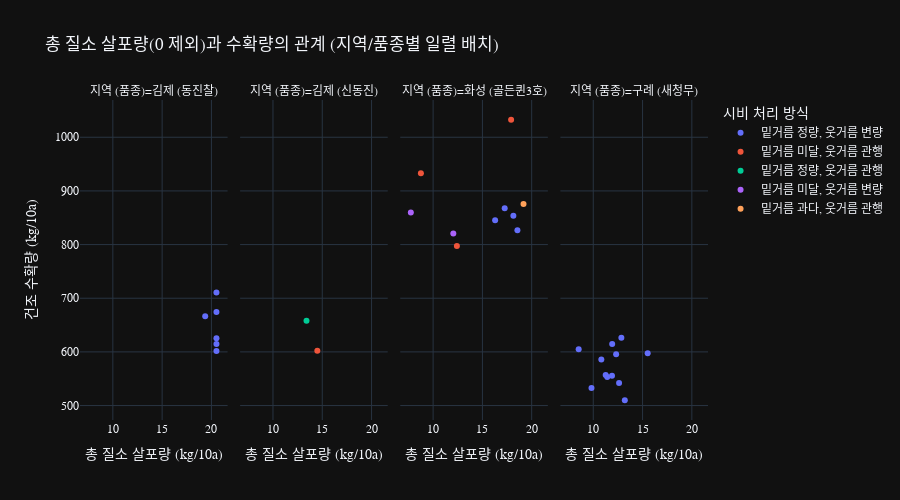

The notebook cell this image was saved under:
### Markdown cell above
### 질소 시비량과 수확량 상관 분석

### Code cell
import pandas as pd
import plotly.express as px

# 1. 'df'가 메모리에 있다고 가정합니다.
# (안정성을 위해 df 로드 및 전처리 코드 포함)
try:
    if 'df' not in locals() or df.empty:
         print("DataFrame 'df'를 다시 로드합니다.")
         df = pd.read_csv("25년_수확량 통계.csv")
    else:
         print("기존 DataFrame 'df'를 사용합니다.")
except NameError:
    print("DataFrame 'df'를 새로 로드합니다.")
    df = pd.read_csv("25년_수확량 통계.csv")

# 2. 분석에 필요한 컬럼들 전처리
try:
    # 수치형 열
    df['총 질소 살포량(kg/10a)'] = pd.to_numeric(df['총 질소 살포량(kg/10a)'].astype(str).str.replace(',', '').str.strip(), errors='coerce')
    df['건조 수확량(kg/10a)'] = pd.to_numeric(df['건조 수확량(kg/10a)'].astype(str).str.replace(',', '').str.strip(), errors='coerce')

    # 범주형 열
    df['지역'] = df['지역'].str.strip()
    df['품종'] = df['품종'].str.strip()
    df['시비 처리'] = df['시비 처리'].str.strip()
    df['코드번호'] = df['코드번호'].str.strip()

except Exception as e:
    print(f"데이터 전처리 중 오류 발생: {e}")
    raise

df_25 = df[df['년도'] == 2025].reset_index(drop=True)

# 3. 산점도를 위한 데이터 준비 (분석에 필요한 모든 컬럼에 결측치가 없는 행만 선택)
# 3.1. [NEW] '총 질소 살포량'이 0보다 큰 데이터만 필터링 (0 및 NA 제외)
df_filtered = df_25[df_25['총 질소 살포량(kg/10a)'] > 0].copy()
print(f"\n원본 {len(df_25)}개 중, 0보다 큰 질소 살포량 데이터 {len(df_filtered)}개 필터링.")

# 3.2. '총 질소 살포량' > 0 인 데이터 중에서 나머지 핵심 컬럼의 결측치(NA) 제거
key_columns = ['총 질소 살포량(kg/10a)', '건조 수확량(kg/10a)', '지역', '품종', '시비 처리', '코드번호']
plot_data_full = df_filtered.dropna(subset=key_columns).copy()
print(f"{len(df_filtered)}개 중, 수확량/품종 등 나머지 결측치 제거 후 최종 {len(plot_data_full)}개로 차트 생성.")

# 4. '지역'과 '품종'을 결합한 새 열 생성 (이전과 동일)
plot_data_full['지역_품종'] = plot_data_full['지역'] + ' (' + plot_data_full['품종'] + ')'

# 5. Plotly 시각화 (이전과 동일)
fig = px.scatter(
    plot_data_full,
    x='총 질소 살포량(kg/10a)',
    y='건조 수확량(kg/10a)',
    facet_col='지역_품종',
    color='시비 처리',
    hover_data=['코드번호'],
    labels={
        "총 질소 살포량(kg/10a)": "총 질소 살포량 (kg/10a)",
        "건조 수확량(kg/10a)": "건조 수확량 (kg/10a)",
        "지역_품종": "지역 (품종)",
        "시비 처리": "시비 처리 방식"
    },
    title="총 질소 살포량(0 제외)과 수확량의 관계 (지역/품종별 일렬 배치)"
)

# 6. 차트 레이아웃 가독성 높이기 (이전과 동일)
fig.update_layout(
    height=500,
    font=dict(family="Malgun Gothic, AppleGGothic, sans-serif")
)
fig.update_xaxes(title_text="총 질소 살포량 (kg/10a)")
fig.show()


image_filename = "총 질소 살포량 vs 수확량 상관관계.png"
fig.write_image(
        image_filename,
        width=1200,
        height=600,
        scale=2  # 2배 해상도
    )

# 4. 상관 계수 계산
corr_data = df_filtered[['총 질소 살포량(kg/10a)', '건조 수확량(kg/10a)']].dropna()

if len(corr_data) > 2:
    correlation_matrix = corr_data.corr(method='pearson')
    correlation = correlation_matrix.loc['총 질소 살포량(kg/10a)', '건조 수확량(kg/10a)']

    print(f"분석에 사용된 유효 데이터 수: {len(corr_data)}")
    print(f"피어슨 상관 계수: {correlation:.6f}")
else:
    print("상관분석을 수행하기에 유효한 데이터 수가 부족합니다.")

### Figure 1 — Plotly figure (JSON) as saved in the notebook; plotly's stock layout.template omitted (floating-point values rounded to 4 significant figures)
{"data": [{"customdata": [["GJ-R1"], ["GJ-R2"], ["GJ-R3"], ["GJ-R4"], ["GJ-R5"], ["GJ-R6"]], "hovertemplate": "시비 처리 방식=밑거름 정량, 웃거름 변량<br>지역 (품종)=김제 (동진찰)<br>총 질소 살포량 (kg/10a)=%{x}<br>건조 수확량 (kg/10a)=%{y}<br>코드번호=%{customdata[0]}<extra></extra>", "legendgroup": "밑거름 정량, 웃거름 변량", "marker": {"color": "#636efa", "symbol": "circle"}, "mode": "markers", "name": "밑거름 정량, 웃거름 변량", "orientation": "v", "showlegend": true, "x": [20.51, 20.51, 20.51, 19.37, 20.51, 20.51], "xaxis": "x", "y": [614.8, 710.5, 601.7, 666.3, 625.4, 674.5], "yaxis": "y", "type": "scatter"}, {"customdata": [["HS-R1"], ["HS-R2"], ["HS-R5"], ["HS-R7"]], "hovertemplate": "시비 처리 방식=밑거름 정량, 웃거름 변량<br>지역 (품종)=화성 (골든퀸3호)<br>총 질소 살포량 (kg/10a)=%{x}<br>건조 수확량 (kg/10a)=%{y}<br>코드번호=%{customdata[0]}<extra></extra>", "legendgroup": "밑거름 정량, 웃거름 변량", "marker": {"color": "#636efa", "symbol": "circle"}, "mode": "markers", "name": "밑거름 정량, 웃거름 변량", "orientation": "v", "showlegend": false, "x": [16.29, 17.26, 18.14, 18.55], "xaxis": "x3", "y": [845.3, 867.8, 853.5, 826.9], "yaxis": "y3", "type": "scatter"}, {"customdata": [["GR-01"], ["GR-02"], ["GR-03"], ["GR-04"], ["GR-05"], ["GR-06"], ["GR-07"], ["GR-08"], ["GR-09"], ["GR-10"], ["GR-11"], ["GR-12"]], "hovertemplate": "시비 처리 방식=밑거름 정량, 웃거름 변량<br>지역 (품종)=구례 (새청무)<br>총 질소 살포량 (kg/10a)=%{x}<br>건조 수확량 (kg/10a)=%{y}<br>코드번호=%{customdata[0]}<extra></extra>", "legendgroup": "밑거름 정량, 웃거름 변량", "marker": {"color": "#636efa", "symbol": "circle"}, "mode": "markers", "name": "밑거름 정량, 웃거름 변량", "orientation": "v", "showlegend": false, "x": [10.82, 11.92, 11.26, 12.62, 9.82, 12.32, 11.9, 13.2, 11.42, 12.85, 15.52, 8.52], "xaxis": "x4", "y": [586.0, 614.8, 557.1, 542.1, 532.6, 595.6, 555.6, 509.9, 553.0, 626.2, 597.4, 604.8], "yaxis": "y4", "type": "scatter"}, {"customdata": [["GJ-R7"]], "hovertemplate": "시비 처리 방식=밑거름 미달, 웃거름 관행<br>지역 (품종)=김제 (신동진)<br>총 질소 살포량 (kg/10a)=%{x}<br>건조 수확량 (kg/10a)=%{y}<br>코드번호=%{customdata[0]}<extra></extra>", "legendgroup": "밑거름 미달, 웃거름 관행", "marker": {"color": "#EF553B", "symbol": "circle"}, "mode": "markers", "name": "밑거름 미달, 웃거름 관행", "orientation": "v", "showlegend": true, "x": [14.5], "xaxis": "x2", "y": [602.2], "yaxis": "y2", "type": "scatter"}, {"customdata": [["HS-R4"], ["HS-R8"], ["HS-R10"]], "hovertemplate": "시비 처리 방식=밑거름 미달, 웃거름 관행<br>지역 (품종)=화성 (골든퀸3호)<br>총 질소 살포량 (kg/10a)=%{x}<br>건조 수확량 (kg/10a)=%{y}<br>코드번호=%{customdata[0]}<extra></extra>", "legendgroup": "밑거름 미달, 웃거름 관행", "marker": {"color": "#EF553B", "symbol": "circle"}, "mode": "markers", "name": "밑거름 미달, 웃거름 관행", "orientation": "v", "showlegend": false, "x": [8.76, 17.91, 12.41], "xaxis": "x3", "y": [933.0, 1033.0, 797.3], "yaxis": "y3", "type": "scatter"}, {"customdata": [["GJ-R8"]], "hovertemplate": "시비 처리 방식=밑거름 정량, 웃거름 관행<br>지역 (품종)=김제 (신동진)<br>총 질소 살포량 (kg/10a)=%{x}<br>건조 수확량 (kg/10a)=%{y}<br>코드번호=%{customdata[0]}<extra></extra>", "legendgroup": "밑거름 정량, 웃거름 관행", "marker": {"color": "#00cc96", "symbol": "circle"}, "mode": "markers", "name": "밑거름 정량, 웃거름 관행", "orientation": "v", "showlegend": true, "x": [13.4], "xaxis": "x2", "y": [657.9], "yaxis": "y2", "type": "scatter"}, {"customdata": [["HS-R3"], ["HS-R9"]], "hovertemplate": "시비 처리 방식=밑거름 미달, 웃거름 변량<br>지역 (품종)=화성 (골든퀸3호)<br>총 질소 살포량 (kg/10a)=%{x}<br>건조 수확량 (kg/10a)=%{y}<br>코드번호=%{customdata[0]}<extra></extra>", "legendgroup": "밑거름 미달, 웃거름 변량", "marker": {"color": "#ab63fa", "symbol": "circle"}, "mode": "markers", "name": "밑거름 미달, 웃거름 변량", "orientation": "v", "showlegend": true, "x": [7.74, 12.05], "xaxis": "x3", "y": [859.7, 820.8], "yaxis": "y3", "type": "scatter"}, {"customdata": [["HS-R6"]], "hovertemplate": "시비 처리 방식=밑거름 과다, 웃거름 관행<br>지역 (품종)=화성 (골든퀸3호)<br>총 질소 살포량 (kg/10a)=%{x}<br>건조 수확량 (kg/10a)=%{y}<br>코드번호=%{customdata[0]}<extra></extra>", "legendgroup": "밑거름 과다, 웃거름 관행", "marker": {"color": "#FFA15A", "symbol": "circle"}, "mode": "markers", "name": "밑거름 과다, 웃거름 관행", "orientation": "v", "showlegend": true, "x": [19.17], "xaxis": "x3", "y": [875.6], "yaxis": "y3", "type": "scatter"}], "layout": {"xaxis": {"anchor": "y", "domain": [0.0, 0.235], "title": {"text": "총 질소 살포량 (kg/10a)"}}, "yaxis": {"anchor": "x", "domain": [0.0, 1.0], "title": {"text": "건조 수확량 (kg/10a)"}}, "xaxis2": {"anchor": "y2", "domain": [0.255, 0.49], "matches": "x", "title": {"text": "총 질소 살포량 (kg/10a)"}}, "yaxis2": {"anchor": "x2", "domain": [0.0, 1.0], "matches": "y", "showticklabels": false}, "xaxis3": {"anchor": "y3", "domain": [0.51, 0.745], "matches": "x", "title": {"text": "총 질소 살포량 (kg/10a)"}}, "yaxis3": {"anchor": "x3", "domain": [0.0, 1.0], "matches": "y", "showticklabels": false}, "xaxis4": {"anchor": "y4", "domain": [0.765, 1.0], "matches": "x", "title": {"text": "총 질소 살포량 (kg/10a)"}}, "yaxis4": {"anchor": "x4", "domain": [0.0, 1.0], "matches": "y", "showticklabels": false}, "annotations": [{"font": {}, "showarrow": false, "text": "지역 (품종)=김제 (동진찰)", "x": 0.1175, "xanchor": "center", "xref": "paper", "y": 1.0, "yanchor": "bottom", "yref": "paper"}, {"font": {}, "showarrow": false, "text": "지역 (품종)=김제 (신동진)", "x": 0.3725, "xanchor": "center", "xref": "paper", "y": 1.0, "yanchor": "bottom", "yref": "paper"}, {"font": {}, "showarrow": false, "text": "지역 (품종)=화성 (골든퀸3호)", "x": 0.6275, "xanchor": "center", "xref": "paper", "y": 1.0, "yanchor": "bottom", "yref": "paper"}, {"font": {}, "showarrow": false, "text": "지역 (품종)=구례 (새청무)", "x": 0.8825, "xanchor": "center", "xref": "paper", "y": 1.0, "yanchor": "bottom", "yref": "paper"}], "legend": {"title": {"text": "시비 처리 방식"}, "tracegroupgap": 0}, "title": {"text": "총 질소 살포량(0 제외)과 수확량의 관계 (지역/품종별 일렬 배치)"}, "font": {"family": "Malgun Gothic, AppleGGothic, sans-serif"}, "height": 500}}
